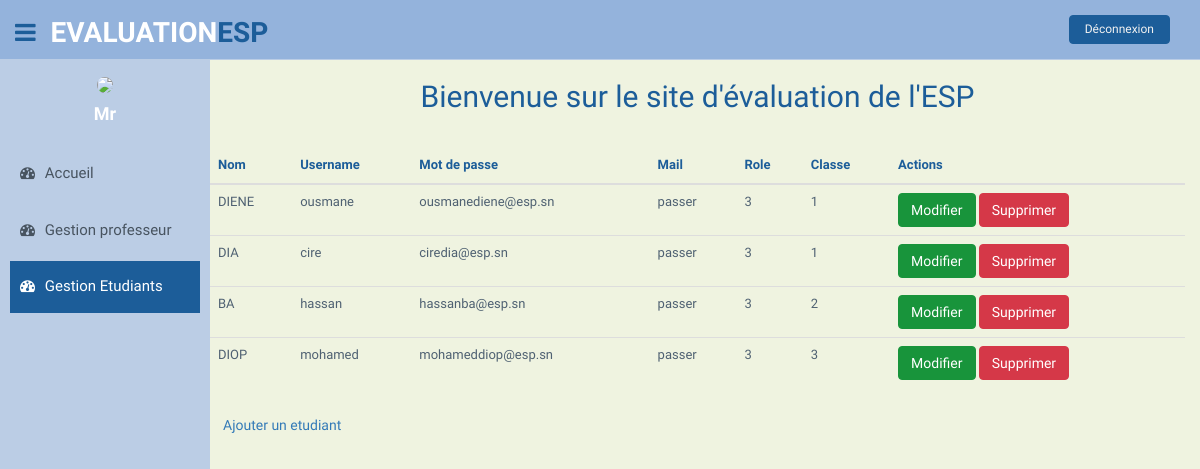
The page /gererEtudiant.php on the database its author committed.
### tables this page shows
CREATE TABLE Users (
  id int PRIMARY KEY AUTO_INCREMENT,
  nom varchar(255) NOT NULL,
  prenom varchar(255) NOT NULL,
  mail varchar(100) NOT NULL,
  mdp varchar(100) NOT NULL,
  userRole int NOT NULL,
  classe int DEFAULT NULL
);

### Users.php (called while the page is built, shortened)
<?php
    class Users
    {
        public static function getAllEtudiant()
        {
            $connexion=databaseConnection::getDatabaseConnexion();
                $requete='SELECT * FROM Users where userRole=3';
                $donnees =$connexion->query($requete);
                $rows =$donnees->fetchAll();
                return $rows;
        }
    }
?>

### gererEtudiant.php (the view, shortened to what this page needs)
<!DOCTYPE html>
<html lang="FR">
    <head>
        <link href="asset/lib/bootstrap/css/bootstrap.min.css" rel="stylesheet">
        <link href="asset/lib/font-awesome/css/font-awesome.css" rel="stylesheet" />
        <link href="asset/css/style.css" rel="stylesheet">
        <link href="asset/css/style-responsive.css" rel="stylesheet">
    </head>
    <body>
        <section id="container">
            <header class="header black-bg">
                <div class="sidebar-toggle-box">
                    <div class="fa fa-bars tooltips" data-placement="right" data-original-title="Toggle Navigation"></div>
                </div>
                <a href="index.php" class="logo"><b>Evaluation<span>ESP</span></b></a>
                <div class="top-menu">
                    <ul class="nav pull-right top-menu">
                    <li><a class="logout" href="logout.php"> Déconnexion </a> </li>
                    </ul>
                    </div>
            </header>
            <aside>
                <div id="sidebar" class="nav-collapse ">
                    <ul class="sidebar-menu" id="nav-accordion">
                        <p class="centered"><a href="profile.php"><img src="img/ui-sam.jpg" class="img-circle" width="80"></a></p>
                        <h4 class="centered"> Mr<?$_SESSION["nom"]?></h4>
                        <li class="mt">
                            <a  href="index.php">
                            <i class="fa fa-dashboard"></i>
                            <span>Accueil</span>
                            </a>
                        </li>
                        <li class="sub">
                            <a  href="gererProfesseur.php">
                            <i class="fa fa-dashboard"></i>
                            <span>Gestion professeur</span>
                            </a>
                        </li>
                        <li class="sub">
                            <a  class="active" href="gererEtudiant.php">
                            <i class="fa fa-dashboard"></i>
                            <span>Gestion Etudiants</span>
                            </a>
                        </li>
                    </ul>
                </div>
            </aside>
            <section id="main-content">
                <section class="wrapper">
                    <div class="text-center">
                        <h2 > Bienvenue sur le site d'évaluation de l'ESP </h2>
                    </div>
                    <div class="row">
                        <div class="col-md-12 mt">
                        <div class="content-panel ">
                            <table class="table table-hover">
                                <thead>
                                    <tr>
                                        <th id="nom"> Nom </th>
                                        <th id="username"> Username</th>
                                        <th id="mdp"> Mot de passe </th>
                                        <th id="mail"> Mail </th>
                                        <th id="userRole"> Role </th>
                                        <th id="classe"> Classe </th>
                                        <th id="action"> Actions </th>
                                    </tr>
                                </thead>
                                <tbody>
                                    <?php
                                    require_once 'Users.php';
                                        $users=Users::getAllEtudiant();
                            if(!empty($users))
                            {
                                foreach ($users as $user)
                                {
                        ?>
                                    <tr class="lien">
                                        <td> <?= $user['nom'] ?> </td>
                                        <td> <?= $user['prenom'] ?> </td>
                                        <td> <?= $user['mail'] ?> </td>
                                        <td> <?= $user['mdp'] ?> </td>
                                        <td> <?= $user['userRole'] ?> </td>
                                        <td> <?= $user['classe'] ?> </td>
                                        <td> <a class="btn btn-theme" href="editEtudiant.php?id=<?=$user['id']?>"> Modifier </a>
                                        <a class="btn btn-theme04" href="deleteEtudiant.php?id=<?$user['id']?>">Supprimer </a> </td>
                                </tr>
                            <?php
                                }
                            } ?>
                            </table>
                             <a class="btn" href="addEtudiant.php"> Ajouter un etudiant </a>
                        </div>
                    </div>
                </section>
            </section>
        </section>
    </body>
</html>

### asset/css/style.css (style rules this page uses)
body { color: #1c5d99; background: #EFF3E0; font-family: 'Ruda',sans-serif; padding: 0px !important; margin: 0px !important; font-size:13px; }
ul li { list-style: none; }
a, a:hover, a:focus { text-decoration: none; outline: none; }
#container { width: 100%; height: 100%; }
.btn-theme { color: #fff; background-color: #18943b; border-color: #18943b; }
.btn-theme04 { color: #fff; background-color: #d53848; border-color: #d53848; }
.centered { text-align: center; }
.mt { margin-top: 25px; }
ul.top-menu > li > .logout { color: #f2f2f2; font-size: 12px; border-radius: 4px; -webkit-border-radius: 4px; border: 1px solid #1c5d99 !important; padding: 5px 15px; margin-right: 15px; background: #1c5d99; margin-top: 15px; }
#sidebar { width: 210px; height: 100%; position: fixed; background: #bbcde5; }
#sidebar h4 { color: #ffffff; font-weight: 700; }
#sidebar ul li { position: relative; }
ul.sidebar-menu , ul.sidebar-menu li ul.sub { margin: -2px 0 0; padding: 0; }
ul.sidebar-menu { margin-top: 75px; }
ul.sidebar-menu li { margin-bottom: 5px; margin-left:10px; margin-right:10px; }
ul.sidebar-menu li a span { display: inline-block; }
ul.sidebar-menu li a { color: #485460; text-decoration: none; display: block; padding: 15px 0 15px 10px; font-size: 15px; outline: none; -webkit-transition: all 0.3s ease; -moz-transition: all 0.3s ease; -o-transition: all 0.3s ease; -ms-transition: all 0.3s ease; transition: all 0.3s ease; }
ul.sidebar-menu li a.active, ul.sidebar-menu li a:hover, ul.sidebar-menu li a:focus { background: #1c5d99; color: #fff; display: block; -webkit-transition: all 0.3s ease; -moz-transition: all 0.3s ease; -o-transition: all 0.3s ease; -ms-transition: all 0.3s ease; transition: all 0.3s ease; }
ul.sidebar-menu li a i { font-size: 15px; padding-right: 6px; }
ul.sidebar-menu li a.active i { color: #fff; }
#main-content { margin-left: 210px; }
.header { min-height: 60px; padding: 0 15px; }
.header { position: fixed; left: 0; right: 0; z-index: 1002; }
.black-bg { background: #94b3dc; border-bottom: 1px solid #bbcde5; }
.wrapper { display: inline-block; margin-top: 60px; padding-left: 0px; padding-right: 15px; padding-bottom: 15px; padding-top: 0px; width: 100%; }
a.logo { font-size: 28px; color: #ffffff; float: left; margin-top: 13px; text-transform: uppercase; }
a.logo b { font-weight: 900; }
a.logo span { color: #1c5d99; }
tr.lien { color: #4f6172; margin-left: 15px; }
.sidebar-toggle-box { float: left; padding-right: 15px; margin-top: 20px; }
.sidebar-toggle-box .fa-bars { cursor: pointer; display: inline-block; font-size: 24px; color:rgb(28, 93, 153); }

### rows shown on the page
users: nom "DIENE", prenom "ousmane", mail "ousmanediene@esp.sn", mdp "passer", userRole "3", classe "1"
users: nom "DIA", prenom "cire", mail "ciredia@esp.sn", mdp "passer", userRole "3", classe "1"
users: nom "BA", prenom "hassan", mail "hassanba@esp.sn", mdp "passer", userRole "3", classe "2"
users: nom "DIOP", prenom "mohamed", mail "mohameddiop@esp.sn", mdp "passer", userRole "3", classe "3"
